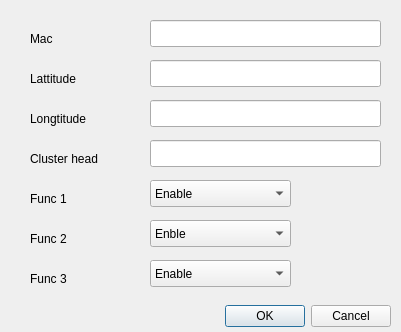
<?xml version="1.0" encoding="UTF-8"?>
<ui version="4.0">
 <class>NewSensorDialog</class>
 <widget class="QDialog" name="NewSensorDialog">
  <property name="geometry">
   <rect>
    <x>0</x>
    <y>0</y>
    <width>401</width>
    <height>332</height>
   </rect>
  </property>
  <property name="windowTitle">
   <string>Dialog</string>
  </property>
  <widget class="QDialogButtonBox" name="buttonBox">
   <property name="geometry">
    <rect>
     <x>50</x>
     <y>300</y>
     <width>341</width>
     <height>32</height>
    </rect>
   </property>
   <property name="orientation">
    <enum>Qt::Horizontal</enum>
   </property>
   <property name="standardButtons">
    <set>QDialogButtonBox::Cancel|QDialogButtonBox::Ok</set>
   </property>
  </widget>
  <widget class="QLabel" name="label">
   <property name="geometry">
    <rect>
     <x>30</x>
     <y>70</y>
     <width>71</width>
     <height>17</height>
    </rect>
   </property>
   <property name="text">
    <string>Lattitude</string>
   </property>
  </widget>
  <widget class="QLabel" name="label_2">
   <property name="geometry">
    <rect>
     <x>30</x>
     <y>110</y>
     <width>81</width>
     <height>17</height>
    </rect>
   </property>
   <property name="text">
    <string>Longtitude</string>
   </property>
  </widget>
  <widget class="QLabel" name="label_3">
   <property name="geometry">
    <rect>
     <x>30</x>
     <y>30</y>
     <width>67</width>
     <height>17</height>
    </rect>
   </property>
   <property name="text">
    <string>Mac</string>
   </property>
  </widget>
  <widget class="QLabel" name="label_4">
   <property name="geometry">
    <rect>
     <x>30</x>
     <y>190</y>
     <width>67</width>
     <height>17</height>
    </rect>
   </property>
   <property name="text">
    <string>Func 1</string>
   </property>
  </widget>
  <widget class="QLabel" name="label_5">
   <property name="geometry">
    <rect>
     <x>30</x>
     <y>230</y>
     <width>67</width>
     <height>17</height>
    </rect>
   </property>
   <property name="text">
    <string>Func 2</string>
   </property>
  </widget>
  <widget class="QLabel" name="label_6">
   <property name="geometry">
    <rect>
     <x>30</x>
     <y>270</y>
     <width>67</width>
     <height>17</height>
    </rect>
   </property>
   <property name="text">
    <string>Func 3</string>
   </property>
  </widget>
  <widget class="QLineEdit" name="lineMacNew">
   <property name="geometry">
    <rect>
     <x>150</x>
     <y>20</y>
     <width>231</width>
     <height>27</height>
    </rect>
   </property>
  </widget>
  <widget class="QLineEdit" name="lineLatNew">
   <property name="geometry">
    <rect>
     <x>150</x>
     <y>60</y>
     <width>231</width>
     <height>27</height>
    </rect>
   </property>
  </widget>
  <widget class="QLineEdit" name="lineLngNew">
   <property name="geometry">
    <rect>
     <x>150</x>
     <y>100</y>
     <width>231</width>
     <height>27</height>
    </rect>
   </property>
  </widget>
  <widget class="QComboBox" name="cbxFunc1New">
   <property name="geometry">
    <rect>
     <x>150</x>
     <y>180</y>
     <width>141</width>
     <height>27</height>
    </rect>
   </property>
   <item>
    <property name="text">
     <string>Enable</string>
    </property>
   </item>
   <item>
    <property name="text">
     <string>Disable</string>
    </property>
   </item>
   <item>
    <property name="text">
     <string>Not Support</string>
    </property>
   </item>
  </widget>
  <widget class="QComboBox" name="cbxFunc2New">
   <property name="geometry">
    <rect>
     <x>150</x>
     <y>220</y>
     <width>141</width>
     <height>27</height>
    </rect>
   </property>
   <item>
    <property name="text">
     <string>Enble</string>
    </property>
   </item>
   <item>
    <property name="text">
     <string>Disable</string>
    </property>
   </item>
   <item>
    <property name="text">
     <string>Not Support</string>
    </property>
   </item>
  </widget>
  <widget class="QComboBox" name="cbxFunc3New">
   <property name="geometry">
    <rect>
     <x>150</x>
     <y>260</y>
     <width>141</width>
     <height>27</height>
    </rect>
   </property>
   <item>
    <property name="text">
     <string>Enable</string>
    </property>
   </item>
   <item>
    <property name="text">
     <string>Disable</string>
    </property>
   </item>
   <item>
    <property name="text">
     <string>Not Support</string>
    </property>
   </item>
  </widget>
  <widget class="QLineEdit" name="lineClusterNew">
   <property name="geometry">
    <rect>
     <x>150</x>
     <y>140</y>
     <width>231</width>
     <height>27</height>
    </rect>
   </property>
  </widget>
  <widget class="QLabel" name="label_7">
   <property name="geometry">
    <rect>
     <x>30</x>
     <y>150</y>
     <width>111</width>
     <height>17</height>
    </rect>
   </property>
   <property name="text">
    <string>Cluster head</string>
   </property>
  </widget>
 </widget>
 <resources/>
 <connections>
  <connection>
   <sender>buttonBox</sender>
   <signal>accepted()</signal>
   <receiver>NewSensorDialog</receiver>
   <slot>accept()</slot>
   <hints>
    <hint type="sourcelabel">
     <x>248</x>
     <y>254</y>
    </hint>
    <hint type="destinationlabel">
     <x>157</x>
     <y>274</y>
    </hint>
   </hints>
  </connection>
  <connection>
   <sender>buttonBox</sender>
   <signal>rejected()</signal>
   <receiver>NewSensorDialog</receiver>
   <slot>reject()</slot>
   <hints>
    <hint type="sourcelabel">
     <x>316</x>
     <y>260</y>
    </hint>
    <hint type="destinationlabel">
     <x>286</x>
     <y>274</y>
    </hint>
   </hints>
  </connection>
 </connections>
</ui>
